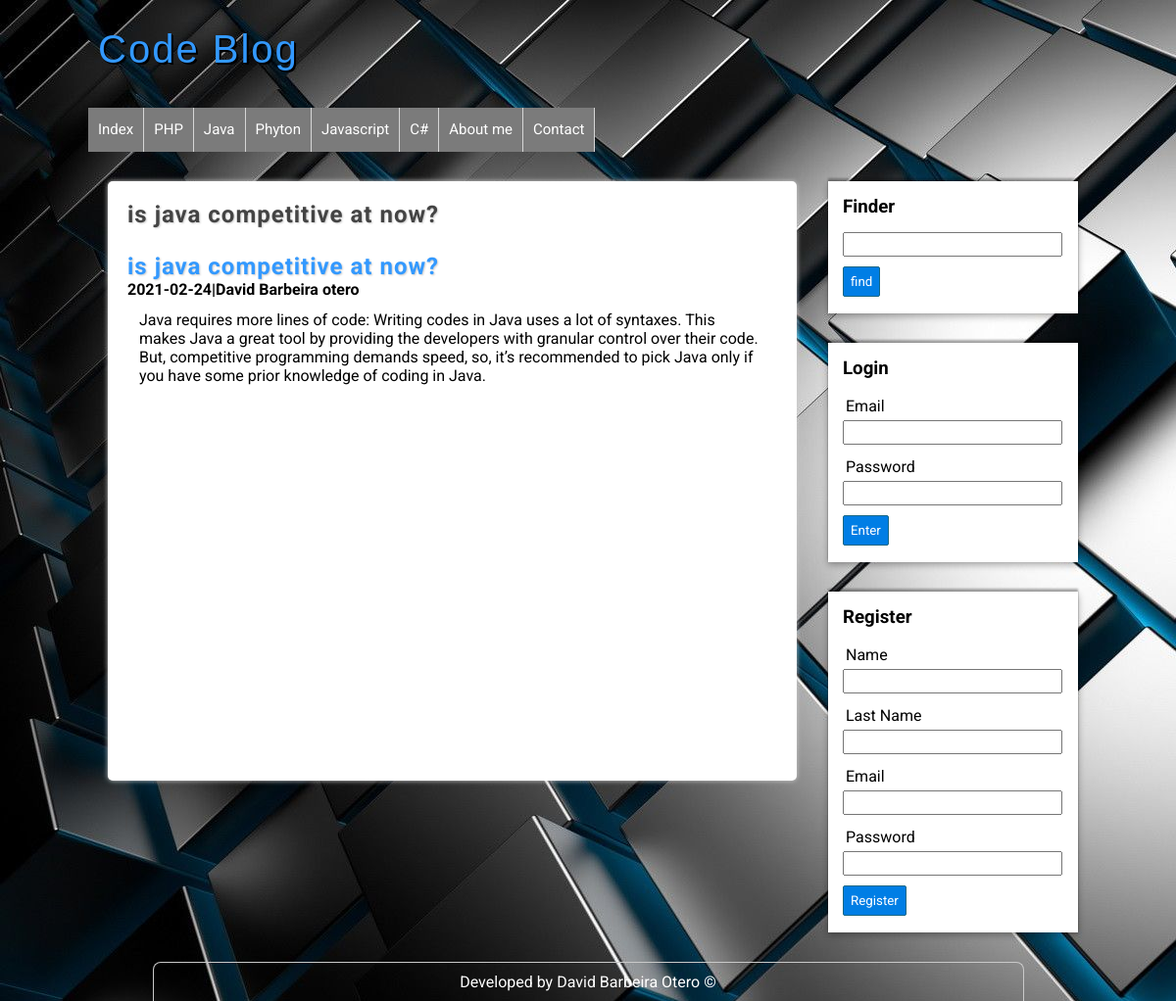
Page /post-details.php?id=3 on the committed database.
### tables this page shows
CREATE TABLE `categories` (
  `id` int(11) NOT NULL,
  `name` text NOT NULL
);

CREATE TABLE `posts` (
  `id` int(11) NOT NULL,
  `title` text NOT NULL,
  `description` longtext NOT NULL,
  `user_id` int(11) NOT NULL,
  `category_id` int(11) NOT NULL,
  `date` date DEFAULT NULL
);

### includes/helpers.php (called while the page is built, shortened)
<?php
function get_categories($connection) {
    $sql = "SELECT * FROM categories ORDER BY id ASC";
    $categories = mysqli_query($connection, $sql);
    $result = array();
    if ($categories) {
        $result = $categories;
    }
    return $result;
}
function detail_post($connection, $id) {
    $sql="SELECT e.*,c.name AS 'category',CONCAT(u.name,' ',u.last_name)AS 'user' FROM posts e ".
            "INNER JOIN categories c ON e.category_id=c.id ".
            "INNER JOIN users u ON e.user_id=u.id ".
            "WHERE e.id=$id";
    $post = mysqli_query($connection, $sql);
    $result = array();
    if ($post && mysqli_num_rows($post) >= 1) {
        $result = mysqli_fetch_assoc($post);
    }
    return $result;
}

### post-details.php (the view, shortened to what this page needs)
<?php require_once 'includes/helpers.php' ?>
<?php require_once 'includes/header.php' ?>
<?php require_once 'includes/connection.php' ?>
<?php
$actual_post = detail_post($db, $_GET['id']);
?>
<div id="container">
    <?php require_once'includes/aside.php' ?>
    <div id="main">
        <h1><?= $actual_post['title'] ?></h1>
        <a href="category.php?idcategory=<?= $actual_post['id'] ?>">
            <h2><?= $actual_post['title'] ?></h2>
        </a>
        <h4><?= $actual_post['date'] ?>|<?=$actual_post['user']?></h4>
        <p><?= $actual_post['description'] ?></p>
    </div>
    <?php require_once 'includes/footer.php' ?>

### includes/header.php (shortened to what this page needs)
<?php require_once 'connection.php'
?>
<?php require_once 'helpers.php'
?>
<!DOCTYPE HTML>
<html lang="es">
    <head>
        <link rel="stylesheet" type="text/css" href="/assets/css/style.css"/>
    </head>
    <body>
        <header id="header">
            <div id="logo">
                <a href="index.php">
                    Code Blog
                </a>
            </div>
            <?php $categories=get_categories($db);   ?>
            <nav id="menu">
                <ul>
                    <li>
                        <a href="index.php">Index</a>
                    </li>
            <?php  while($category= mysqli_fetch_assoc($categories)):  ?>
             <li>
                 <a href="category.php?idcategory=<?=$category['id']?>"><?= $category['name']?></a>
                    </li>
            <?php endwhile; ?>
                       <li>
                        <a href="index.php">About me</a>
                    </li>
                       <li>
                        <a href="index.php">Contact</a>
                    </li>
                </ul>
            </nav>
        </header>

### assets/css/style.css (style rules this page uses)
* { margin:0px; padding:0px; text-decoration: none; font-family: 'Roboto', sans-serif; }
body { background: url(../img/cubes.jpg) #F4F4F4; color:white; }
#header { width: 85%; height: auto; background: transparent; margin: 0px auto; }
#logo { float:left; width:540px; height:110px; }
#logo a { font-family: Helvetica; font-size: 40px; letter-spacing: 2px; color: #3399ff; text-shadow:0px 0px 0px black,1px 1px 0px black,2px 2px 0px black; transition: all 500ms; line-height: 100px; margin-left:10px; }
#menu { width: 100%; clear: both; overflow: hidden; }
#menu ul { list-style: none; }
#menu ul li { float: left; line-height: 45px; border-right: 1px solid #d6d6d6; }
#menu ul li a { display:block; padding-left: 10px; padding-right: 10px; font-size: 15px; color:white; background-color: #7B7B7B; transition: all 500ms; }
#container { width: 85%; min-height:auto; margin: 0px auto; margin-top: 30px; }
#main { float: left; width: 65%; min-height:572px; background: white; border-radius: 5px; box-shadow: 0px 0px 5px #ccc; color:black; margin-left: 20px; padding:20px; overflow:hidden; }
#main h1 { font-size: 24px; color: #444; letter-spacing: 1px; text-shadow:1px 1px 2px #ccc; }
#main h2 { font-size: 24px; color: #3399ff; letter-spacing: 1px; margin-top: 25px; text-shadow:1px 1px 2px #ccc; }
#main p { margin: 12px; }
#main a { color:#333; }

### rows in the picture
categories: name "PHP"
categories: name "Java"
categories: name "Phyton"
categories: name "Javascript"
categories: name "C#"
posts: title "is java competitive at now?", date "2021-02-24", description "Java requires more lines of code: Writing codes in Java uses a lot of syntaxes. This makes Java a great tool by providing the developers with granular control over their code. But, competitive programming demands speed, so, it’s recommended to pick Java only if you have some prior knowledge of coding in Java."

### other values in the picture
$actual_post['user'] "David Barbeira otero"
